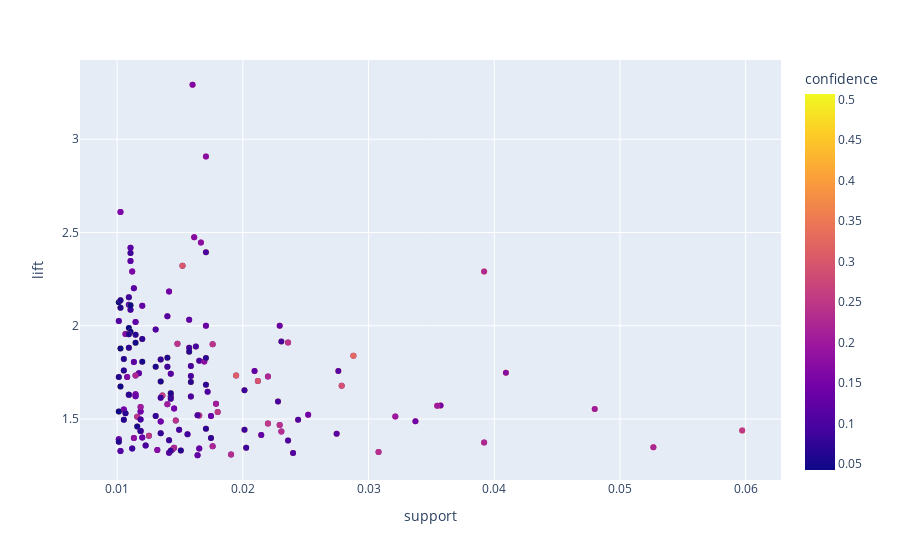

The cell this chart's notebook holds for it:
### Markdown cell above
Observando a tabela é possível perceber existe uma grande tendência do item 'mineral water' ser o terceiro item a ser comprado.

Pela tabela vemos uma grande presença dos itens 'ground beef', 'spaghetti' e 'milk' como antecedentes que possuem maior valor de confiança, porém em sua maior parte são comprados em pares para depois resultar na compra de 'mineral water'. Em geral todos esses casos estas hipóteses possuem valores de lift e convicção altos, reforçando a confiabilidade desta regra.

### Code cell
px.scatter(rules, x ='support', y =  'lift', color = 'confidence')

### Figure 1 — Plotly figure (JSON) as saved in the notebook; plotly's stock layout.template omitted (floating-point values rounded to 4 significant figures; data arrays with more than 128 entries replaced by an {"elided": "..."} marker saying what was removed)
{"data": [{"hovertemplate": "support=%{x}<br>lift=%{y}<br>confidence=%{marker.color}<extra></extra>", "legendgroup": "", "marker": {"color": {"elided": "306 float values"}, "coloraxis": "coloraxis", "symbol": "circle"}, "mode": "markers", "name": "", "orientation": "v", "showlegend": false, "type": "scatter", "x": {"elided": "306 float values"}, "xaxis": "x", "y": {"elided": "306 float values"}, "yaxis": "y"}], "layout": {"autosize": true, "coloraxis": {"colorbar": {"title": {"text": "confidence"}}, "colorscale": [[0, "#0d0887"], [0.1111, "#46039f"], [0.2222, "#7201a8"], [0.3333, "#9c179e"], [0.4444, "#bd3786"], [0.5556, "#d8576b"], [0.6667, "#ed7953"], [0.7778, "#fb9f3a"], [0.8889, "#fdca26"], [1, "#f0f921"]]}, "legend": {"tracegroupgap": 0}, "margin": {"t": 60}, "xaxis": {"anchor": "y", "autorange": true, "domain": [0, 1], "range": [0.007193, 0.06266], "title": {"text": "support"}, "type": "linear"}, "yaxis": {"anchor": "x", "autorange": true, "domain": [0, 1], "range": [1.152, 3.446], "title": {"text": "lift"}, "type": "linear"}}}
